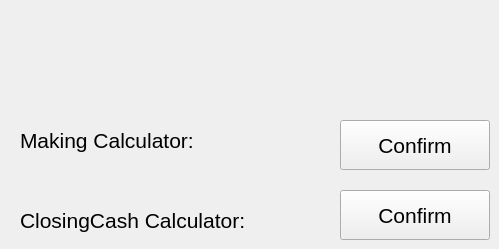
    <widget class="QWidget" name="home">
     <widget class="QLabel" name="label_171">
      <property name="geometry">
       <rect>
        <x>20</x>
        <y>120</y>
        <width>230</width>
        <height>40</height>
       </rect>
      </property>
      <property name="font">
       <font>
        <pointsize>16</pointsize>
       </font>
      </property>
      <property name="text">
       <string>Making Calculator:</string>
      </property>
     </widget>
     <widget class="QLabel" name="label_172">
      <property name="geometry">
       <rect>
        <x>20</x>
        <y>200</y>
        <width>290</width>
        <height>40</height>
       </rect>
      </property>
      <property name="font">
       <font>
        <pointsize>16</pointsize>
       </font>
      </property>
      <property name="text">
       <string>ClosingCash Calculator:</string>
      </property>
     </widget>
     <widget class="QPushButton" name="MCbutton">
      <property name="geometry">
       <rect>
        <x>340</x>
        <y>120</y>
        <width>150</width>
        <height>50</height>
       </rect>
      </property>
      <property name="font">
       <font>
        <pointsize>16</pointsize>
       </font>
      </property>
      <property name="text">
       <string>Confirm</string>
      </property>
     </widget>
     <widget class="QPushButton" name="CCbutton">
      <property name="geometry">
       <rect>
        <x>340</x>
        <y>190</y>
        <width>150</width>
        <height>50</height>
       </rect>
      </property>
      <property name="font">
       <font>
        <pointsize>16</pointsize>
       </font>
      </property>
      <property name="text">
       <string>Confirm</string>
      </property>
     </widget>
    </widget>
